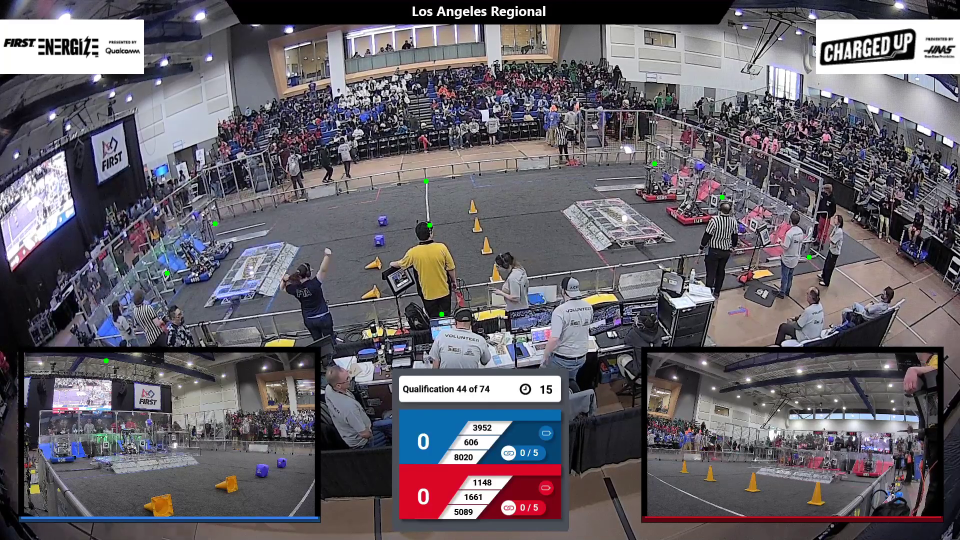
#> input picture rotatedMarkedFieldPts/frame0.png, 1920 x 1080 px (shown at 1/2 size)
$ python undistort.py
#> lines starting #> are read from the running program, lines starting #| are printed output that depends on the picture
import numpy as np
import cv2 as cv
import math

"""
[[[ 858  449]
  [ 853  360]
  [1306  323]
  [ 431  438]
  [1613  510]
  [ 884  624]
  [ 213  705]
  [ 344  533]
  [1432  389]]

 [[ 853  358]
  [ 858  449]
  [ 887  622]
  [1616  513]
  [1306  323]
  [ 430  438]
  [ 212  706]
  [ 340  537]
  [1433  390]]

 [[ 433  437]
  [ 854  359]
  [ 858  448]
  [ 888  623]
  [1306  324]
  [1616  511]
  [ 209  701]
  [ 339  536]
  [1422  383]]

 [[ 853  359]
  [ 857  449]
  [ 432  439]
  [1305  325]
  [1615  511]
  [ 885  623]
  [ 210  706]
  [ 339  534]
  [1428  383]]

 [[ 852  359]
  [ 859  450]
  [ 892  623]
  [1615  515]
  [ 430  436]
  [1302  323]
  [ 209  709]
  [1437  387]
  [ 327  542]]

 [[ 852  359]
  [ 858  449]
  [ 885  623]
  [1303  324]
  [1616  512]
  [ 213  708]
  [ 427  435]
  [ 332  543]
  [1438  390]]]
"""
def rotate(origin, point, angle):
    """
    Rotate a point counterclockwise by a given angle around a given origin.

    The angle should be given in radians.
    """
    ox, oy = origin
    px, py = point

    qx = ox + math.cos(angle) * (px - ox) - math.sin(angle) * (py - oy)
    qy = oy + math.sin(angle) * (px - ox) + math.cos(angle) * (py - oy)
    return qx, qy + 241

imgpts = np.array([
    [(510, 492), (940, 468), (1392, 494), (394, 576), (933, 560), (1521, 575), (254, 726), (937, 737), (1673, 722)]
])
imgpts = np.array(imgpts, dtype = np.float32)[np.newaxis]

imgpts2 = np.array([
    [(431, 438), (853, 360), (1306, 323), (344, 533), (858, 449), (1432, 389), (213, 705), (884, 624), (1613, 510)]
])
#for i in range(len(imgpts2[0])):
#    new = rotate((1920, 1080), imgpts2[0][i], math.radians(7.5))
#    imgpts2[0][i] = (new[0], new[1])
imgpts2 = np.array(imgpts2, dtype=np.float32)[np.newaxis]
# [4 lines of commented-out code are left out]

objp = np.zeros((1,3*3,3), np.float32)
objp[0,:,:2] = np.mgrid[0:3,0:3].T.reshape(-1,2)
print(objp)

objpts = []
for i in range(1):
    objpts.append(objp)

img = cv.imread("./rotatedMarkedFieldPts/frame0.png")
#> img is the input picture: shape (1080, 1920, 3); mean B, G, R 104.1, 96.4, 101.1
gray = cv.cvtColor(img, cv.COLOR_BGR2GRAY)
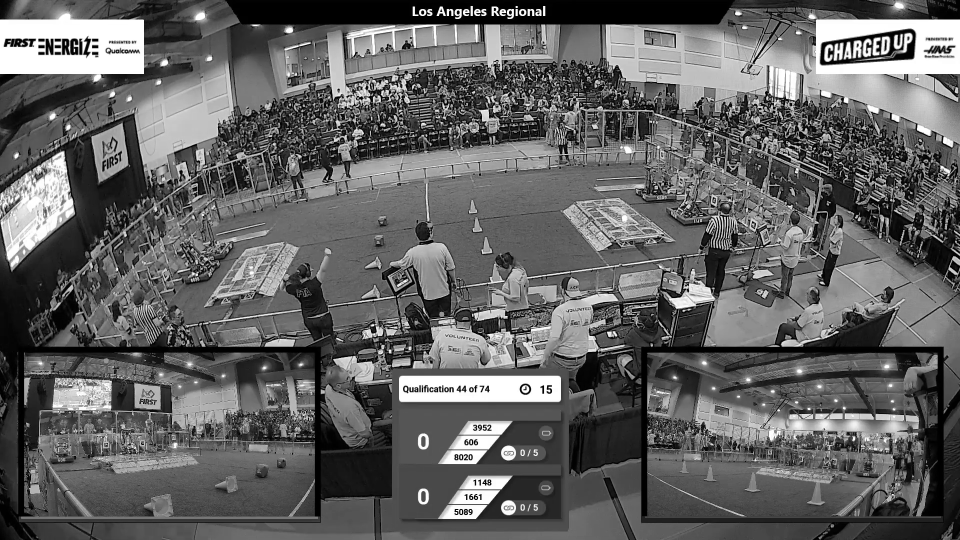
#> gray: shape (1080, 1920) (shown at 1/2 size); min 0, max 255, mean 98.7

rvecs = [np.zeros((1, 1, 3), dtype=np.float64) for i in range(len(objpts))]
tvecs = [np.zeros((1, 1, 3), dtype=np.float64) for i in range(len(objpts))]
#> (the run stopped early here; a loop or call above may not have finished)
